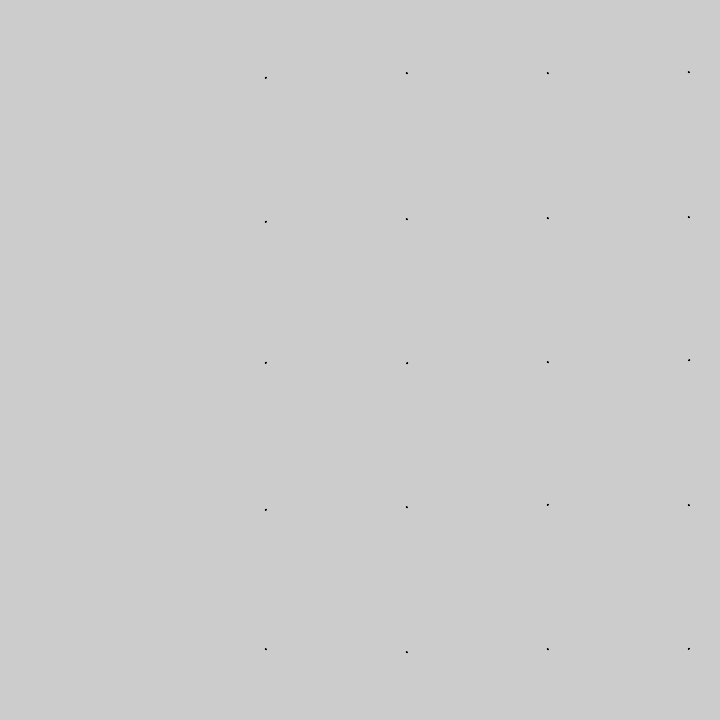
Frame 1 (no input)
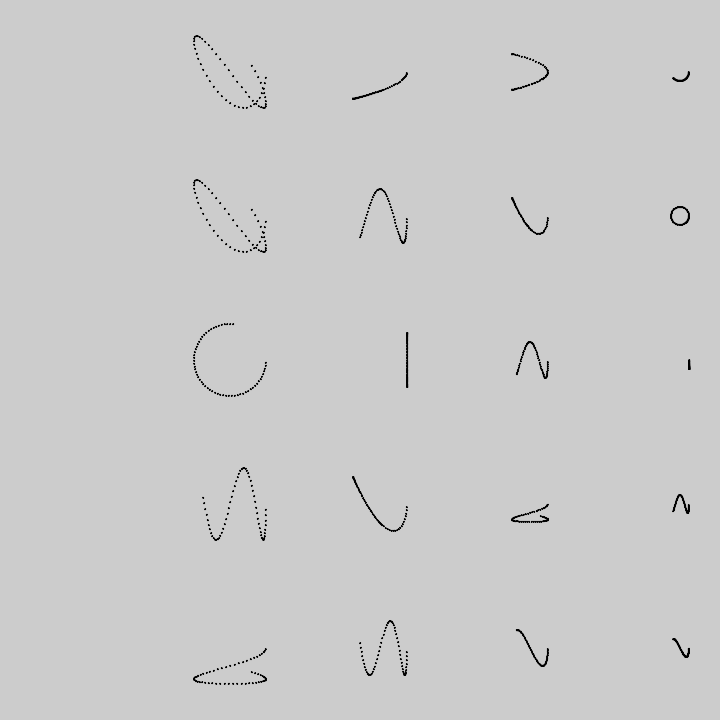
Frame 60 (the mouse pressed at the canvas centre just before this capture)
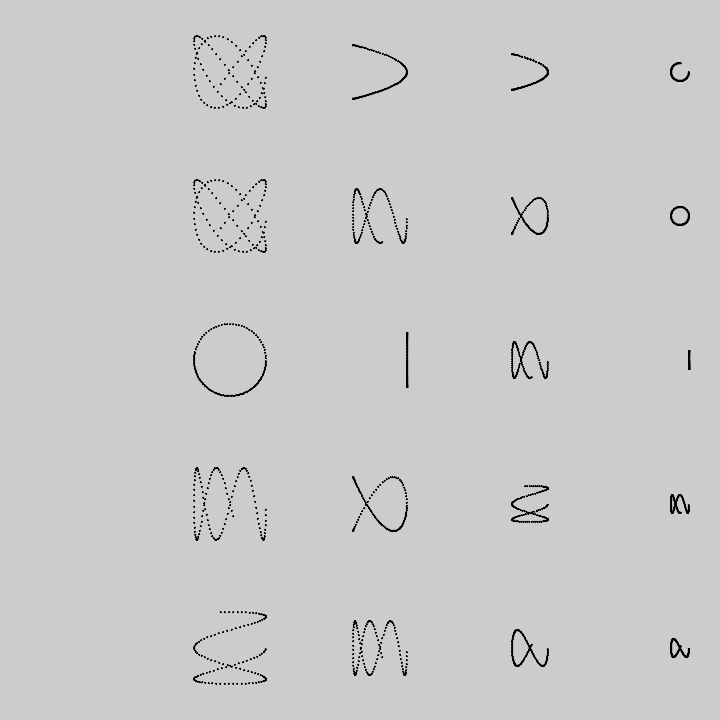
Frame 120 (the mouse held since frame 60 and released just before this capture)

The Processing sketch that drew these frames (run headless with seeded random() and noise(); from frame 60 on, the mouse is pressed at the canvas centre):

// Processing sketch: bit2atom_20210217c_patternDuplicating3
// ── bit2atom_20210217c_patternDuplicating3.pde
float t, i, I;
void setup() {
  size(720, 720);
  fill(0);
}
void draw() {
  t+=.04;
  if (t%7+.28>TAU)
    copy(0, 0, 720, 720, -6, 0, 720, 720);
  else {
    for (i=0; i<20; i++)
      circle(cos(t*int(noise(i, int(t/7))*6))*(I=4-i%4)*9+i%4*150+230, sin(t*int(noise(i, 9)*6))*I*9+int(i/4)*144+72, 1);
  }
}
